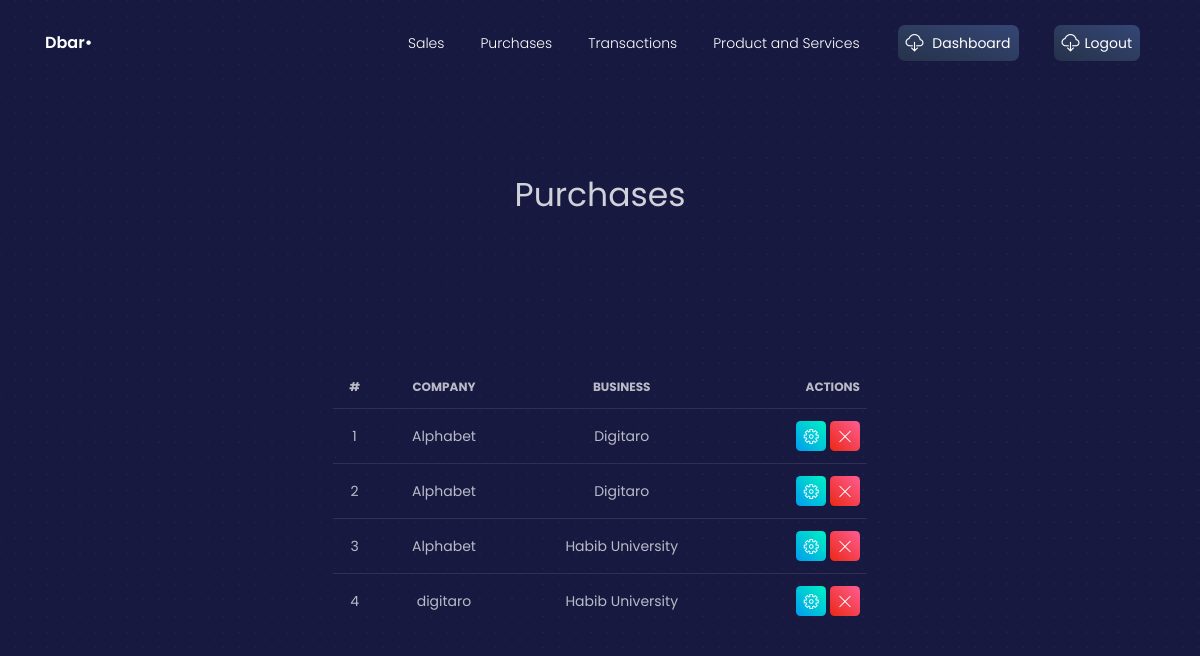
/view_purchases (signed in), run on an earlier commit of the app's database.
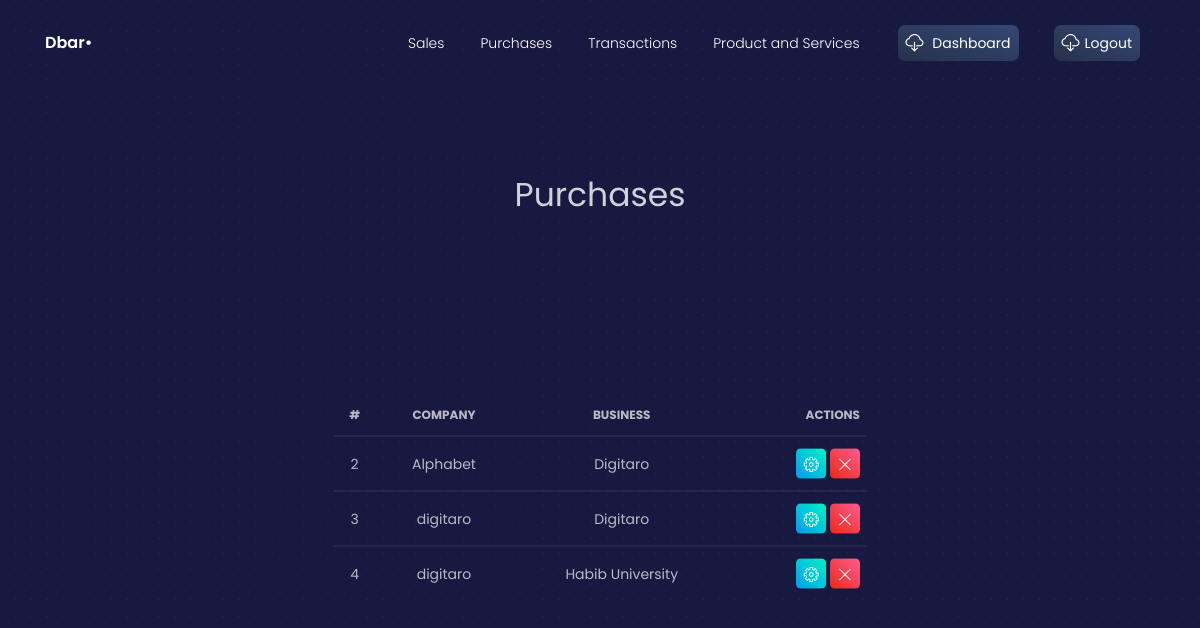
And on a later commit of the database.
### crm/models.py (models this page shows, shortened)
class Purchases(models.Model):
    billID = models.AutoField(primary_key=True)
    companyID = models.ForeignKey(Company, on_delete=models.CASCADE)
    businessID = models.ForeignKey(Business, on_delete=models.CASCADE)
    items = models.ManyToManyField(ProductsAndServices)
    STAT = (
        ('Paid', 'Paid'),
        ('Unpaid', 'Unpaid')
    )
    status = models.CharField(max_length=64, choices=STAT)

class Company(models.Model):
    companyID = models.AutoField(primary_key=True)
    companyName = models.CharField(max_length=64)
    companyEmail = models.EmailField(max_length=254)
    companyPhoneNumber = models.IntegerField()
    is_client = models.BooleanField(default=True)
    def __str__(self):
        return self.companyName

class Business(models.Model):
    businessID = models.AutoField(primary_key=True)
    businessName = models.CharField(max_length=64)
    ORGANISATION_TYPE = (
        ('SP', 'SoleProprietor'),
        ('P', 'Partnership'),
        ('PL', 'PrivateLimited'),
        ('PBL', 'PublicLimited')
    )
    organisationType = models.CharField(
        max_length=3, choices=ORGANISATION_TYPE)
    businessType = models.CharField(max_length=64)
    CUREN = (
        ('PKR', 'Pakistani Ruppee'),
        ('USD', 'United States Dollar'),
        ('EUR', 'Euro'),
        ('AED', 'Dirham'),
        ('CAD', 'Canadian Dollar'),
        ('AUD', 'Australian Dollar')
    )
    currency = models.CharField(max_length=3, choices=CUREN)
    def __str__(self):
        return self.businessName

### crm/views.py (the view)
# urls.py: path("view_purchases",views.view_purchases, name='view_purchases'),
@login_required
def view_purchases(request):
    context = {}
    context["dataset"] =Purchases.objects.all()
    return render(request, 'view_purchases.html', context)

### templates/view_purchases.html (shortened to what this page needs)
{% load static %}
{% load static %}
{% load widget_tweaks %}
<!DOCTYPE html>
<html lang="en">
<head>
  <link href="https://use.fontawesome.com/releases/v5.0.6/css/all.css" rel="stylesheet">
    <link rel="stylesheet" href="https://maxcdn.bootstrapcdn.com/bootstrap/4.5.2/css/bootstrap.min.css">
  <link href="{% static './css/nucleo-icons.css' %}" rel="stylesheet" />
  <link href="{% static './css/blk-design-system.css' %}" rel="stylesheet" />
  <link href="{% static './demo/demo.css' %}" rel="stylesheet" />
</head>
<body class="landing-page">
  <nav class="navbar navbar-expand-lg fixed-top navbar-transparent " color-on-scroll="100">
    <div class="container">
      <div class="navbar-translate">
        <a class="navbar-brand" href="#" target="">
          <span>Dbar•</span>
        </a>
      </div>
      <div class="collapse navbar-collapse justify-content-end" id="navigation">
        <ul class="navbar-nav">
        <li class="nav-item">
            <a class="nav-link" href="{% url 'invoices' %}">Sales</a>
          </li>
          <li class="nav-item">
            <a class="nav-link" href="{% url 'purchases' %}">Purchases</a>
          </li>
          <li class="nav-item">
            <a class="nav-link" href="{% url 'transaction' %}">Transactions</a>
          </li>
          <li class="nav-item">
            <a class="nav-link" href="{% url 'productandservice' %}">Product and Services</a>
          </li>
          <li class="nav-item">
            <a class="nav-link btn btn-default d-none d-lg-block" href="{% url 'dashboard' %}">
              <i class="tim-icons icon-cloud-download-93"></i> Dashboard
            </a>
          </li>
          <li class="nav-item">
            <a class="nav-link btn btn-default d-none d-lg-block" href="{% url 'logout' %}">
              <i class="tim-icons icon-cloud-download-93"></i>Logout
            </a>
          </li>
        </ul>
      </div>
    </div>
  </nav>
<div class="wrapper">
    <div class="page-header header-filter">
       <br /><br /><br /><br /><br /><br /><br /><br /><br /><br />
      <div class="container">
        <div class="content-center brand">
          <h1 class="h3-seo">Purchases</h1>
        </div>
      </div>
      <div class="row">
        <div class="content-center brand">
           <br /><br /><br /><br /><br /><br /><br /><br /><br /><br />
          <table class="table">
            <thead>
              <tr>
                <th class="text-center">#</th>
                <th>Company</th>
                <th>Business</th>
                <th class="text-right">Actions</th>
              </tr>
            </thead>
            <tbody>
            {% for data in dataset %}
              <tr>
                  <td class="text-center">{{ data.billID }}</td>
                  <td>{{ data.companyID }}</td>
                  <td>{{ data.businessID }}</td>
                  <td class="td-actions text-right">
                  <a href="update_purchases/?id={{data.billID}}">
                    <button type="button" rel="tooltip" class="btn btn-success btn-sm btn-icon">
                      <i class="tim-icons icon-settings-gear-63"></i>
                    </button>
                  </a>
                  <a href='delete_purchases/?id={{data.billID}}'>
                    <button type="button" rel="tooltip" class="btn btn-danger btn-sm btn-icon">
                        <i class="tim-icons icon-simple-remove"></i>
                    </button>
                  </a>
                  </td>
              </tr>
            {% endfor %}
            </tbody>
          </table>
        </div>
      </div>
    </div>
  </div>
</body>
</html>

What changed in the data, as far as the page shows it:
removed Purchases: billID "1", companyID "Alphabet", businessID "Digitaro"
changed Purchases id 3: companyID "Alphabet" → "digitaro"; businessID "Habib University" → "Digitaro"
